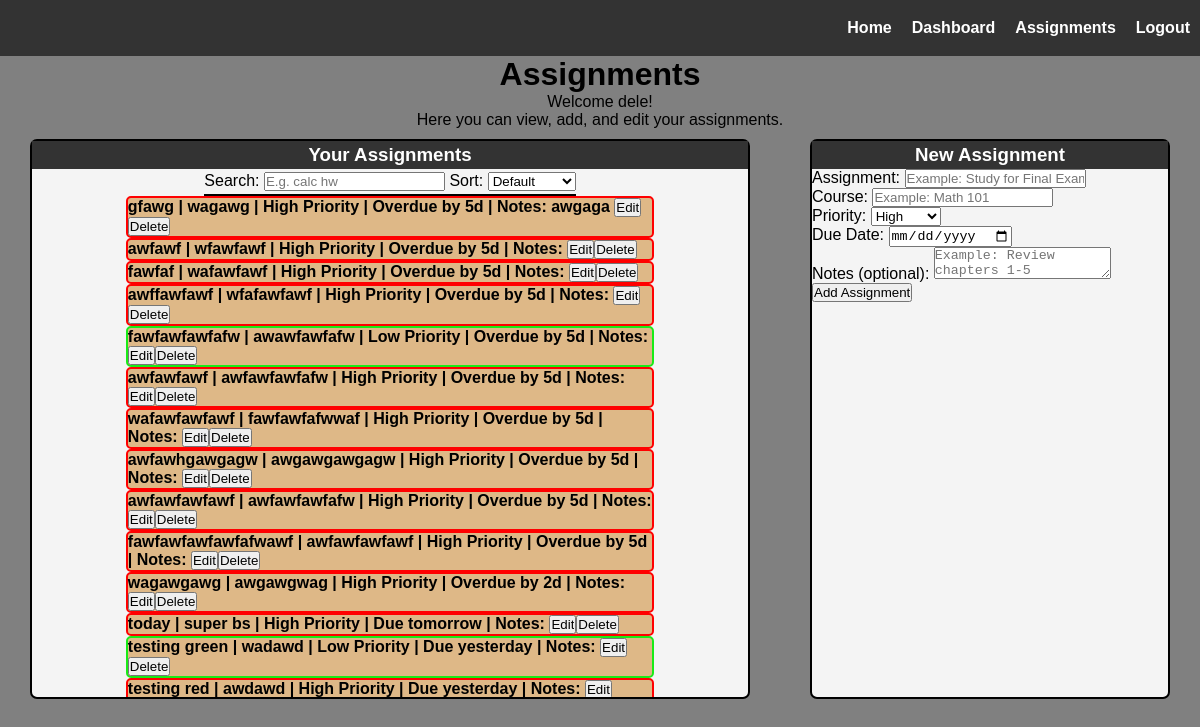
The page /assignments (signed in) on the database as committed earlier.
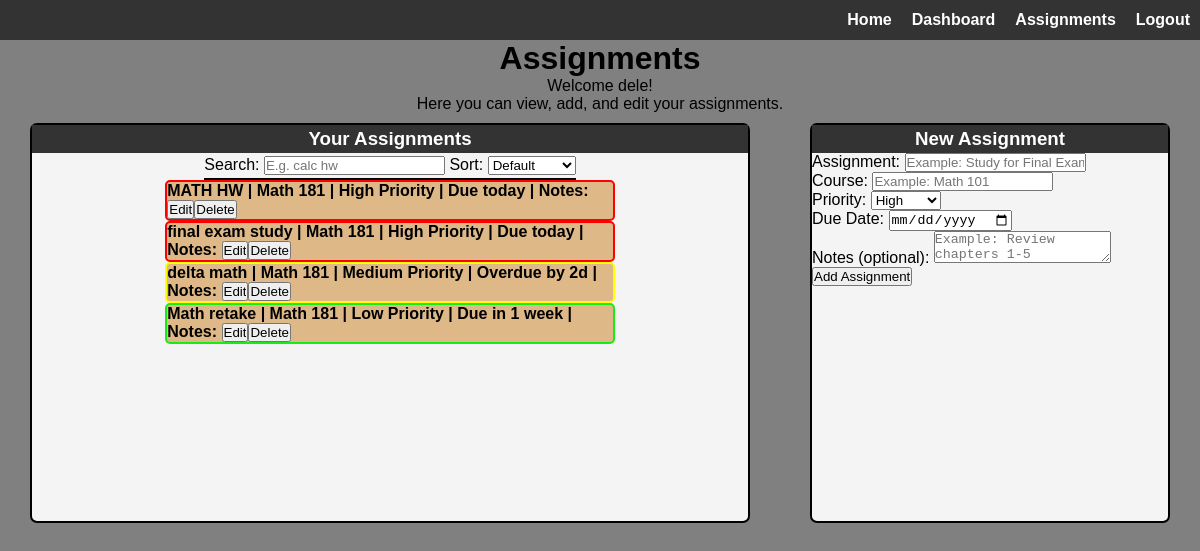
The same page on the database as committed later.
### app/models.py (models this page shows, shortened)
class User(db.Model, UserMixin):
    id = db.Column(db.Integer, primary_key=True)
    email = db.Column(db.String(150), unique=True)
    username = db.Column(db.String(150), unique=True)
    password = db.Column(db.String(1000))
    assignments = db.relationship("Assignment")

class Assignment(db.Model):
    id = db.Column(db.Integer, primary_key=True)
    name = db.Column(db.String(150))
    course = db.Column(db.String(150))
    priority = db.Column(db.String(150))
    due_date = db.Column(db.Date)
    notes = db.Column(db.String(10000))
    completion_status = db.Column(db.Boolean, default=False)
    student = db.Column(db.Integer, db.ForeignKey('user.id'))
    def days_until_due(self):
        try:
            return (self.due_date - date.today()).days
        except ValueError:
            return 9999
    def due_label(self):
        days = self.days_until_due()
        if days < -1:
            return f"Overdue by {abs(days)}d"
        elif days == -1:
            return f"Due yesterday"
        elif days == 0:
            return "Due today"
        elif days == 1:
            return "Due tomorrow"
        elif 1 < days <= 6:
            return f"Due in {days} days"
        elif days ==7:
            return "Due in 1 week"
        else:
            return f"Due date: {self.due_date.strftime('%m/%d/%Y')}"

### app/dashboard/routes.py (the view, shortened to what this page needs)
@views.route("/assignments", methods = ["GET", "POST"])
@login_required
def assignments():
    return render_template("assignments.html", user=current_user)

### app/__init__.py (called while the page is built)
def create_app():
    app = Flask(__name__)
    app.config['SECRET_KEY'] = os.environ.get("SECRET_KEY")
    app.config['SQLALCHEMY_DATABASE_URI'] = 'sqlite:///database.db'
    db.init_app(app)
    from app.auth.routes import auth
    from app.dashboard.routes import views
    app.register_blueprint(auth, url_prefix="/auth")
    app.register_blueprint(views, url_prefix="/")
    from .models import User, Assignment
    login_manager = LoginManager()
    login_manager.login_view = "auth.login"
    login_manager.init_app(app)
    @login_manager.user_loader
    def load_user(id):
        return User.query.get(int(id))
    if not path.exists('app/' + "database.db"):
        with app.app_context():
            db.create_all()
        print('Created Database!')
    return app

### app/templates/assignments.html (shortened to what this page needs)
{% extends "index.html" %}
{% block content %}
    <div class="center">
        <h1>Assignments</h1>
        <p>Welcome {{ user.username }}!</p>
        <p>Here you can view, add, and edit your assignments.</p>
    </div>
    <div class="parent-assignment-container">
        <div class="assignments-container">
            <h3 class="center container-header">Your Assignments</h3>
            <form class="assignments-taskbar" method="POST">
                <label for="search">Search: </label>
                <input type="text" id="search" placeholder="E.g. calc hw">
                <label for="sorting-method">Sort: </label>
                <select id="sorting-method">
                    <option selected>Default</option>
                </select>
            </form>
            <div class="assignments-list">
                <ul id="assignments">
                    {% for assignment in user.assignments %}
                    {% if assignment.priority == "High" %}
                    <li class="assignment high-priority">{{ assignment.name }} | {{ assignment.course }} | {{ assignment.priority }} Priority | {{ assignment.due_label()}} | Notes: {{ assignment.notes }}<form method="POST" action="/delete-assignment/{{ assignment.id }}" style="display: inline;">
                        <input type="button" value="Edit" onclick="window.location.href='/edit-assignment/{{ assignment.id }}'"><input type="submit" value="Delete">
                    </form></li>
                    {% elif assignment.priority == "Medium" %}
                    <li class="assignment medium-priority">{{ assignment.name }} | {{ assignment.course }} | {{ assignment.priority }} Priority | {{ assignment.due_label()}} | Notes: {{ assignment.notes }}<form method="POST" action="/delete-assignment/{{ assignment.id }}" style="display: inline;">
                        <input type="button" value="Edit" onclick="window.location.href='/edit-assignment/{{ assignment.id }}'"><input type="submit" value="Delete">
                    </form></li>
                    {% else %}
                    <li class="assignment low-priority">{{ assignment.name }} | {{ assignment.course }} | {{ assignment.priority }} Priority | {{ assignment.due_label()}} | Notes: {{ assignment.notes }}<form method="POST" action="/delete-assignment/{{ assignment.id }}" style="display: inline;">
                        <input type="button" value="Edit" onclick="window.location.href='/edit-assignment/{{ assignment.id }}'"><input type="submit" value="Delete">
                    </form></li>
                    {% endif %}
                    {% endfor %}
                </ul>
            </div>
        </div>
        <div class="new-assignment-container">
            <form method="POST">
                <h3 class="center container-header">New Assignment</h3>
                <label for="name">Assignment:</label>
                <input type="text" name="name" id="name" placeholder="Example: Study for Final Exam" required><br>
                <label for="course">Course:</label>
                <input type="text" name="course" id="course" placeholder="Example: Math 101" required><br>
                <label for="priority">Priority:</label>
                <select name="priority" id="priority" required>
                    <option value="High" selected>High</option>
                </select><br>
                <label for="due_date">Due Date:</label>
                <input type="date" name="due_date" id="due_date" required><br>
                <label for="notes">Notes (optional):</label>
                <textarea name="notes" id="notes" placeholder="Example: Review chapters 1-5"></textarea><br>
                <input type="submit" value="Add Assignment">
            </form>
        </div>
    </div>
{% endblock %}

### app/templates/index.html (shortened to what this page needs)
<!DOCTYPE html>
<html lang="en">
    <head>
        <link rel="stylesheet" href="{{ url_for('static', filename='styles.css') }}">
    </head>
    <body>
        <nav class="navbar">
            {% if user.is_authenticated %}
            <a class = "navigation-link" href="/">Home</a>
            <a class = "navigation-link" href="/dashboard">Dashboard</a>
            <a class = "navigation-link" href="/assignments">Assignments</a>
            <a class = "navigation-link" href="/auth/logout">Logout</a>
            {% else %}
            <a class = "navigation-link" href="/">Home</a>
            <a class = "navigation-link" href="/auth/login">Login</a>
            <a class = "navigation-link" href="/auth/sign-up">Sign-Up</a>
            {% endif %}
        </nav>
        {% block content %}{% endblock %}
    </body>
</html>

### app/static/styles.css (style rules this page uses)
* { margin: 0; padding: 0; box-sizing: border-box; }
body { font-family: Arial, sans-serif; background-color: grey; }
.assignments-container,.new-assignment-container { background-color: #f4f4f4; }
.navigation-link { text-decoration: none; margin: 10px; color: white; transition: all 0.3s ease; font-weight: bold; }
.navbar { display: flex; width: 100vw; height: 5vh; background-color: #333; justify-content: end; align-items: center; }
.new-assignment-container { border: 2px solid black; border-radius: 7px; width: 30%; height: 100%; padding: 0 0; margin: 0 auto; }
.assignments-container { display: flex; flex-direction: column; align-items: center; border: 2px solid black; border-radius: 7px; width: 60%; height: 100%; padding: 0 0; margin: 0 auto; }
.assignments-taskbar { padding: 3px 0; display: inline; border-bottom: 2px solid black; }
.high-priority { border: 2px solid red; }
.medium-priority { border: 2px solid yellow; }
.low-priority { border: 2px solid rgb(25, 235, 23); }
.assignments-list { width: 100%; height: 100%; overflow-y: scroll; display: flex; flex-direction: column; align-items: center; padding: 0 0; margin: 0 auto; }
.assignment { border-radius: 5px; font-weight: bold; width: 80%; transition: all 0.3s ease; margin: 0 auto; background-color: burlywood; }
.container-header { width: 100%; margin-top: 0; padding: 3px 0; background-color: #333; color: white; }
.parent-assignment-container { display: flex; width: 100vw; height: 50vh; margin: 10px auto; }
.center { text-align: center; }
#assignments { list-style: none; }

Rows that differ between the two databases and show on the page:
removed Assignment: name "fawfaf", course "wafawfawf", priority "High", due_label "Overdue by 5d"
removed Assignment: name "awffawfawf", course "wfafawfawf", priority "High", due_label "Overdue by 5d"
removed Assignment: name "fawfawfawfafw", course "awawfawfafw", priority "Low", due_label "Overdue by 5d"
removed Assignment: name "awfawfawf", course "awfawfawfafw", priority "High", due_label "Overdue by 5d"
removed Assignment: name "wafawfawfawf", course "fawfawfafwwaf", priority "High", due_label "Overdue by 5d"
removed Assignment: name "awfawhgawgagw", course "awgawgawgagw", priority "High", due_label "Overdue by 5d"
removed Assignment: name "awfawfawfawf", course "awfawfawfafw", priority "High", due_label "Overdue by 5d"
removed Assignment: name "fawfawfawfawfafwawf", course "awfawfawfawf", priority "High", due_label "Overdue by 5d"
removed Assignment: name "wagawgawg", course "awgawgwag", priority "High", due_label "Overdue by 2d"
removed Assignment: name "today", course "super bs", priority "High", due_label "Due tomorrow"
removed Assignment: name "testing green", course "wadawd", priority "Low", due_label "Due yesterday"
removed Assignment: name "testing red", course "awdawd", priority "High", due_label "Due yesterday"
changed Assignment: name "gfawg" → "MATH HW"; course "wagawg" → "Math 181"; due_label "Overdue by 5d" → "Due today"; notes "awgaga" → (not shown)
changed Assignment: name "awfawf" → "final exam study"; course "wfawfawf" → "Math 181"; due_label "Overdue by 5d" → "Due today"
added Assignment: name "delta math", course "Math 181", priority "Medium", due_label "Overdue by 2d"
added Assignment: name "Math retake", course "Math 181", priority "Low", due_label "Due in 1 week"
